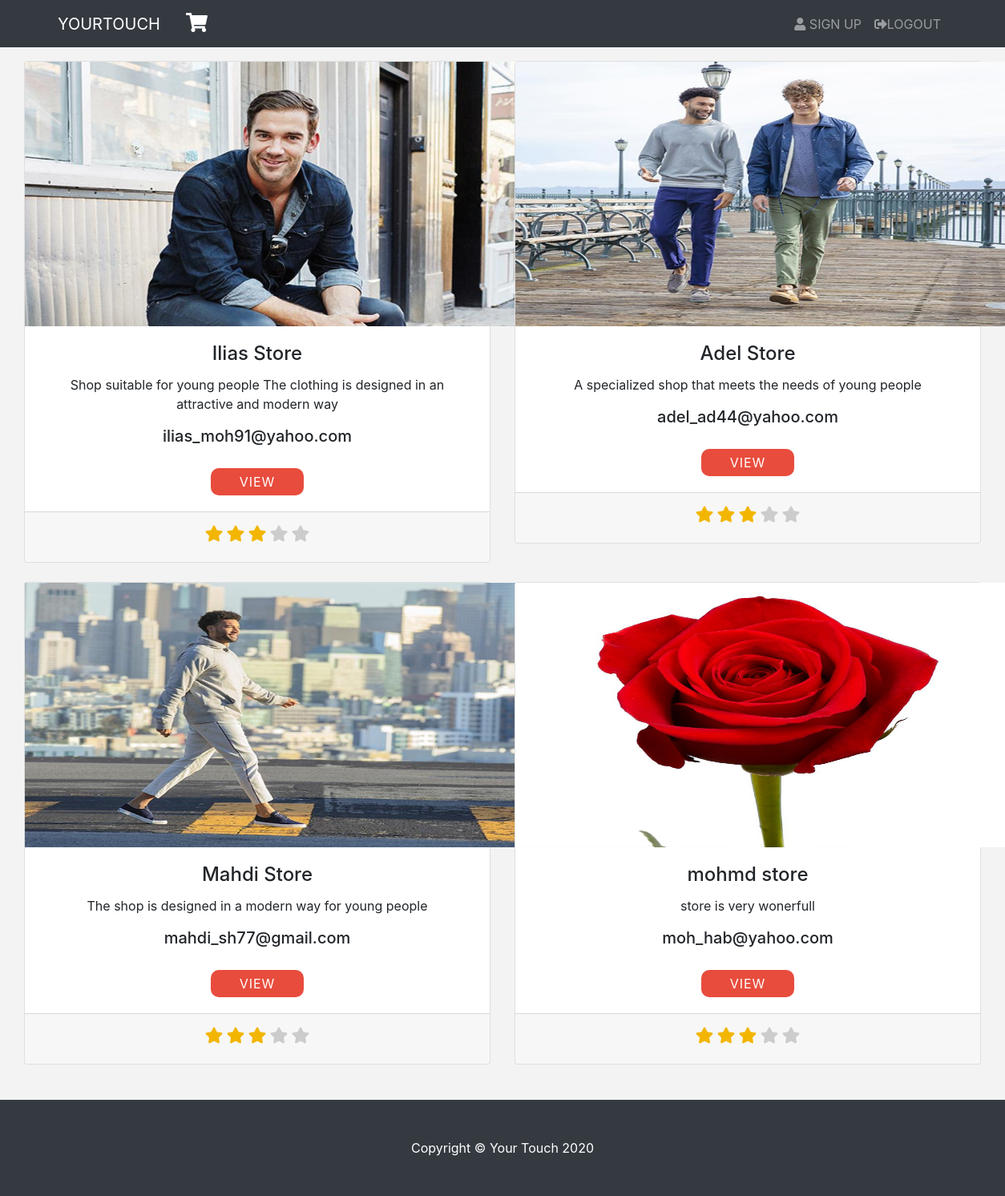
Screenshot of /catname2.php?catid=4 with the database file from the repository.
### tables this page shows
CREATE TABLE `store` (
  `id` int(11) NOT NULL,
  `storename` text NOT NULL,
  `storedescription` text NOT NULL,
  `Email` text NOT NULL,
  `username` text NOT NULL,
  `piclnk` text NOT NULL,
  `catid` int(10) NOT NULL,
  `password` int(33) NOT NULL,
  `address` text NOT NULL,
  `phone` int(33) NOT NULL
);

### catname2.php (the view, shortened to what this page needs)
<?php
if(isset($_GET['catid']))
{
  $catId = $_GET['catid'];
}
$item_Id = '';
include 'connect.php';
$sql="SELECT * FROM store WHERE catid='$catId'";
if($result = $conn->query($sql)){
    $product="";
		while( $row = $result->fetch_assoc()){
			$product=$product.
                "<div class='col-lg-6 col-md-6 col-sm-6 mb-4'>
                  <form action='product.php?storeid='$item_Id'' method='post'>
                    <div class='card h-100'>
                      <img src='".$row["piclnk"]."' alt='' style='width:628px; height:330px;'>
                      <div class='card-body'>
                        <h4 class='card-title'> ".$row["storename"]."</h4>
                        <p class='card-text'>".$row["storedescription"]." </p>
                        <h5>".$row["Email"]."</h5>
                      </div>
                      <div>
                        <input type='text' name='id' value='".$row["id"]."' class='btn btn-success' hidden>
                        <input type='submit' value='View' class='a'>
                      </div>
                      <div class='card-footer'>
                        <div class='star-rating'>
                          <input id='star-5x' type='radio' name='rating' value='star-5' />
                          <label for='star-5x' title='5 stars'>
                            <i class='fa fa-star'></i>
                          </label>
                          <input id='star-4x' type='radio' name='rating' value='star-4' />
                          <label for='star-4x' title='4 stars'>
                            <i class='fa fa-star'></i>
                          </label>
                          <input id='star-3x' type='radio' name='rating' value='star-3' checked />
                          <label for='star-3x' title='3 stars'>
                            <i class='fa fa-star'></i>
                          </label>
                          <input id='star-2x' type='radio' name='rating' value='star-2' />
                          <label for='star-2x' title='2 stars'>
                            <i class='fa fa-star'></i>
                          </label>
                          <input id='star-1x' type='radio' name='rating' value='star-1' />
                          <label for='star-1x' title='1 star'>
                            <i class='fa fa-star'></i>
                          </label>
                        </div>
                      </div>
                    </div>
                  </form>
                </div>
                    ";
    }
	}else{
		echo "no data";
	}
?>
<!DOCTYPE html>
<html lang="en">
<head>
	<link rel="stylesheet" href="https://cdnjs.cloudflare.com/ajax/libs/font-awesome/4.7.0/css/font-awesome.min.css">
	<link rel="stylesheet" href="https://use.fontawesome.com/releases/v5.6.1/css/all.css">
<link rel="stylesheet" type="text/css" src="rating.css" />
    <link href="vendor/bootstrap/css/bootstrap.min.css" rel="stylesheet">
    <link href="css/shop-homepage.css" rel="stylesheet">
</head>
  <body style="background-color:#f3f3f3;">
      <nav class="navbar navbar-expand-lg navbar-dark bg-dark fixed-top">
      <div class="container">
        <a class="navbar-brand" href="index.php">YOURTOUCH</a>
		<a class="nav-link h" href="shop.php"><i class="fas fa-shopping-cart" style="font-size:24px; color:white;"></i></a>
        <div class="collapse navbar-collapse" id="navbarResponsive">
          <ul class="navbar-nav ml-auto">
			<li class="nav-item">
              <a class="nav-link" href="index1.php"><i class="fas fa-user"></i> SIGN UP</a>
            </li>
			<li class="nav-item">
              <a class="nav-link" href="logout.php"><i class="fas fa-sign-out-alt"></i>LOGOUT</a>
            </li>
          </ul>
        </div>
      </div>
    </nav>
  <div class="container-fluid text-center" id="d">
          <div class="row">
           <?php
           echo $product;
           ?>
          </div>
          </div>
<footer class="py-5 bg-dark">
      <div class="container">
        <p class="m-0 text-center text-white">Copyright &copy; Your Touch 2020</p>
      </div>
    </footer>
</body>
</html>

### css/shop-homepage.css (style rules this page uses)
body { padding-top: 54px; }
@media (min-width: 992px) { body { padding-top: 56px; } }

### catname2.php (style rules this page uses)
a { color:gray; }
#d { padding: 20px 30px; }
.star-rating { display: block; direction: rtl; text-align: center; }
.star-rating > label { color: #ccc; -webkit-transition: all .2s ease-in-out; -moz-transition: all .2s ease-in-out; -o-transition: all .2s ease-in-out; transition: all .2s ease-in-out; cursor: pointer; font-size: 20px }
.star-rating > label:hover, .star-rating > label:hover ~ label, .star-rating > input[type="radio"]:checked ~ label { color: #f2b600 }
input[value="View"] { margin-bottom:20px; }
.a { text-decoration:none; color: #fff; background: #e84c3d; padding:5px; letter-spacing:1px; text-transform:uppercase; border:none; cursor: pointer; width:20%; border-radius: 10px }

### rows the page displays
store: piclnk (picture), storename "Ilias Store", storedescription "Shop suitable for young people The clothing is designed in an attractive and modern way", Email "ilias_moh91@yahoo.com"
store: piclnk (picture), storename "Adel Store", storedescription "A specialized shop that meets the needs of young people", Email "adel_ad44@yahoo.com"
store: piclnk (picture), storename "Mahdi Store", storedescription "The shop is designed in a modern way for young people", Email "mahdi_sh77@gmail.com"
store: piclnk (picture), storename "mohmd store", storedescription "store is very wonerfull", Email "moh_hab@yahoo.com"
